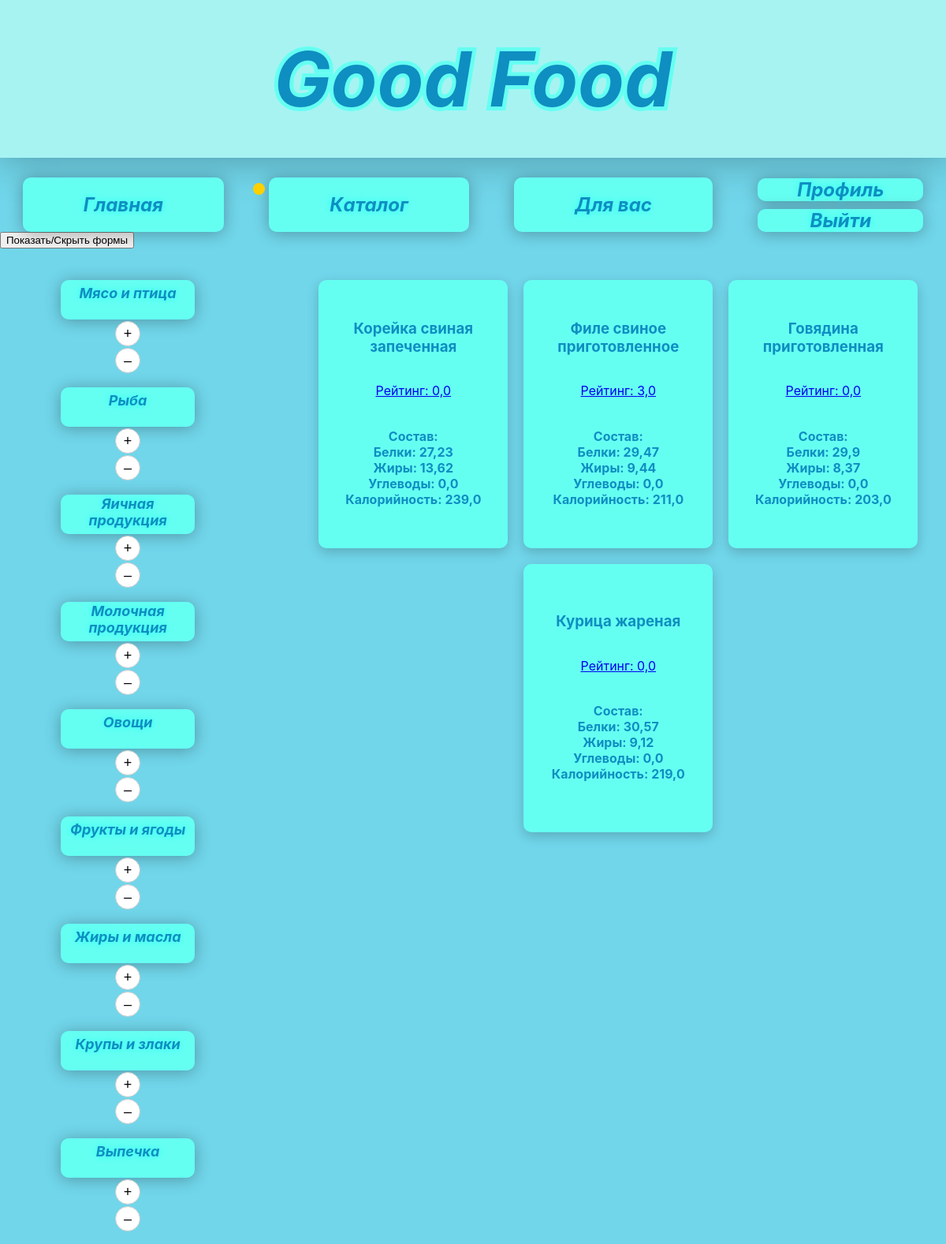
/catalog/ (signed in), run on the app's committed database.
### modulerec/models.py (models this page shows, shortened)
class Category(models.Model):
    name = models.CharField(max_length=100)
    ru_name = models.CharField(max_length=100, blank=True)

class Product(models.Model):
    name = models.CharField(max_length=100)
    category = models.ForeignKey(Category, on_delete=models.CASCADE)
    proteins = models.FloatField(default=0)
    fats = models.FloatField(default=0)
    carbohydrates = models.FloatField(default=0)
    caloricity = models.FloatField(default=0)
    is_for_weight_main = models.BooleanField(default=False)
    is_for_weight_gain = models.BooleanField(default=False)
    is_for_weight_loss = models.BooleanField(default=False)
    class Meta:
        unique_together = ['name', 'category']
    def average_rating(self):
        return self.ratings.aggregate(Avg('value'))['value__avg'] or 0

### modulerec/views.py (the view)
# urls.py: path('catalog/', views.catalog_view, name='catalog'),
def catalog_view(request):
    categories = Category.objects.all()
    products = Product.objects.all()
    profile = None
    if request.user.is_authenticated:
        try:
            profile = Profile.objects.get(user=request.user)
        except Profile.DoesNotExist:
            profile = None
        if profile:
            if profile.goal == 'gain':
                products = products.filter(is_for_weight_gain=True)
            elif profile.goal == 'lose':
                products = products.filter(is_for_weight_loss=True)
            else:
                products = products.filter(is_for_weight_main=True)
    return render(request, 'catalog.html', {
        'categories': categories,
        'products': products,
        'profile': profile,
        })

### templates/catalog.html (shortened to what this page needs)
{% load static %}
<html lang="ru">
    <head>
        <link rel="stylesheet" href="{% static 'styles/base.css' %}">
        <link rel="stylesheet" href="{% static 'styles/catalog.css' %}">
    </head>
    <body>
        <div id="heading">
            <span>Good Food</span>
        </div>
        <div id="body">
            <div class="navbar">
                <a href="{% url 'index' %}" class="nav-button">Главная</a>
                <a href="{% url 'catalog' %}" class="nav-button">Каталог<div class="nav-button--circle"></div></a>
                {% if user.is_authenticated %}
                    <a href="{% url 'foru' %}" class="nav-button restricted">Для вас</a>
                {% else %}
                    <script src="{ static 'utils/restrict.js' }"></script>
                {% endif %}
                <div class="auth-buttons">
                    {% if user.is_authenticated %}
                        <a href="{% url 'profile' %}" class="auth-button">Профиль</a>
                        <a href="{% url 'logout' %}" class="auth-button">Выйти</a>
                    {% else %}
                        <a href="{% url 'signin' %}" class="auth-button">Вход</a>
                        <a href="{% url 'signup' %}" class="auth-button">Регистрация</a>
                    {% endif %}
                </div>
            </div>
            <button id="toggleFormsButton">Показать/Скрыть формы</button>
            <div class="catalog-content">
                <div class="catalog-navbar">
                    {% for category in categories %}
                        <button data-target="#{{ category.name }}" class="product-button">
                            {% if category.ru_name %}
                                {{ category.ru_name }}
                                {% if user.is_authenticated %}
                                    <form method="post" action="{% url 'include_category' category.id %}">
                                        <button type="submit" class="include-btn">+</button>
                                    </form>
                                    <form method="post" action="{% url 'exclude_category' category.id %}">
                                        <button type="submit" class="exclude-btn">–</button>
                                    </form>
                                {% endif %}
                            {% else %}
                                {{ category.name }}
                            {% endif %}
                        </button>
                    {% endfor %}
                </div>
                <div class="content-area">
                    {% for category in categories %}
                        <div id="{{ category.name }}" class="content-block {% if forloop.first %}active{% endif %}">
                            <div class="product-grid">
                                {% for product in products %}
                                    {% if product.category == category %}
                                        <div class="product-card">
                                            <h3>{{ product.name }}</h3>
                                            <a href="{% url 'product_detail' product.id %}"><p>Рейтинг: {{ product.average_rating|floatformat:1 }}</p></a>
                                            <h4>Состав: <br>
                                                Белки: {{ product.proteins }}<br>
                                                Жиры: {{ product.fats }}<br>
                                                Углеводы: {{ product.carbohydrates }}<br>
                                                Калорийность: {{ product.caloricity }}
                                            </h4>
                                        </div>
                                    {% endif %}
                                {% endfor %}
                            </div>
                        </div>
                    {% endfor %}
                </div>
            </div>
        </div>
    </body>
</html>

### static/styles/base.css (style rules this page uses)
body { margin: 0; background: #71D6EA; position: relative; }
#heading { z-index: 2; position: relative; display: flex; align-items: center; justify-content: center; width: 100%; height: 200px; background: #A7F3F2; box-shadow: 0px 2px 50px rgba(0, 0, 0, 0.3); }
#heading span { font-family: 'Inter', sans-serif; font-style: italic; font-weight: bold; font-size: 96; color: #0F8EC1; -webkit-text-stroke: 10px #65FFF2; paint-order: stroke fill; }
#body { width: 100%; height: 100%; }
.navbar { z-index: 2; position: relative; display: flex; justify-content: space-around; align-items: center; padding-top: 25px; }
.nav-button { font-family: 'Inter', sans-serif; font-size: 24px; font-weight: bold; font-style: italic; color: #0F8EC1; background: #65FFF2; border: none; border-radius: 10px; padding: 20px 77px; text-shadow: 0 0 10px rgba(0, 255, 255, 0.6); cursor: pointer; box-shadow: 0px 2px 20px rgba(0, 0, 0, 0.3); transition: background 0.3s ease; text-decoration: none; position: relative; }
.auth-button { font-family: 'Inter', sans-serif; font-size: 24px; font-weight: bold; font-style: italic; color: #0F8EC1; background: #65FFF2; border: none; border-radius: 10px; padding: 0px 50px; text-shadow: 0 0 10px rgba(0, 255, 255, 0.6); cursor: pointer; box-shadow: 0px 2px 20px rgba(0, 0, 0, 0.3); transition: background 0.3s ease; text-decoration: none; }
.auth-buttons { display: flex; flex-direction: column; text-align: center; gap: 10px; }

### static/styles/catalog.css (style rules this page uses)
.nav-button--circle { content: ""; width: 15px; height: 15px; background-color: #ffd000; border-radius: 50%; position: absolute; top: 10%; left: -20px; }
.catalog-content { display: flex; }
.catalog-navbar { display: flex; margin-left: 4%; flex-direction: column; width: 21%; align-items: center; padding-top: 40px; gap: 2px; }
.include-btn, .exclude-btn { width: 32px; height: 32px; padding: 0; font-size: 18px; border-radius: 50%; border: 1px solid #ccc; cursor: pointer; background: #fff; transition: background 0.2s; }
.product-button { height: 50px; width: 170px; font-family: 'Inter', sans-serif; font-size: 18px; font-weight: bold; font-style: italic; color: #0F8EC1; background: #65FFF2; border: none; border-radius: 10px; text-shadow: 0 0 10px rgba(0, 255, 255, 0.6); cursor: pointer; box-shadow: 0px 2px 20px rgba(0, 0, 0, 0.3); transition: background 0.3s ease; text-decoration: none }
.content-block { display: none; padding-top: 25px; flex-basis: 75%; padding-left: 10%; padding-top: 20px; border-radius: 10px; transition: opacity 0.3s ease-in-out; }
.content-block.active { display: block; }
.product-grid { display: flex; flex-wrap: wrap; gap: 20px; justify-content: center; margin-top: 20px; }
.product-card { background: #65FFF2; border-radius: 10px; box-shadow: 0px 5px 15px rgba(0, 0, 0, 0.2); padding: 20px; text-align: center; display: flex; flex-direction: column; align-items: center; justify-content: center; width: 200px; height: 300px; transition: transform 0.3s ease, box-shadow 0.3s ease; font-family: 'Inter', sans-serif; color: #0F8EC1; }

### data on the page
Category: ru_name "Мясо и птица"
Category: ru_name "Рыба"
Category: ru_name "Яичная продукция"
Category: ru_name "Молочная продукция"
Category: ru_name "Овощи"
Category: ru_name "Фрукты и ягоды"
Category: ru_name "Жиры и масла"
Category: ru_name "Крупы и злаки"
Category: ru_name "Выпечка"
Product: name "Корейка свиная запеченная", average_rating "0,0", proteins "27,23", fats "13,62", carbohydrates "0,0", caloricity "239,0"
Product: name "Филе свиное приготовленное", average_rating "3,0", proteins "29,47", fats "9,44", carbohydrates "0,0", caloricity "211,0"
Product: name "Говядина приготовленная", average_rating "0,0", proteins "29,9", fats "8,37", carbohydrates "0,0", caloricity "203,0"
Product: name "Курица жареная", average_rating "0,0", proteins "30,57", fats "9,12", carbohydrates "0,0", caloricity "219,0"
